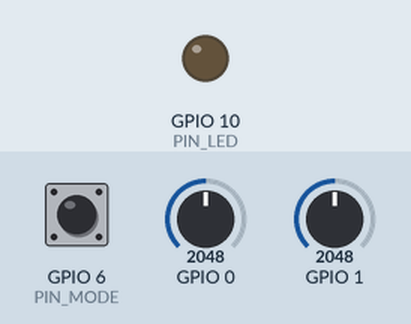
Simulated run of this sketch. Board: ESP32-S3. On the bench: output pins drawn as LEDs (lit = HIGH). The inputs (shaded band) are chosen by the test bench; at power-on: GPIO 6 (PIN_MODE) HIGH, GPIO 0 = 2048, GPIO 1 = 2048.

Above: at 1.2 s.
1.3 s: GPIO 6 (PIN_MODE) pulled LOW for 0.15 s
At 2.1 s:
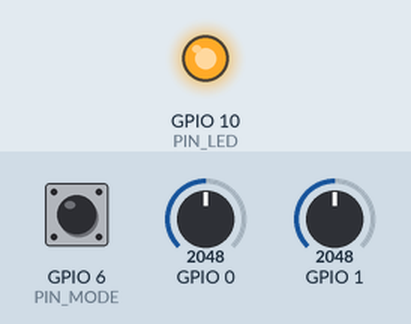
2.9 s: GPIO 6 (PIN_MODE) pulled LOW for 1 s
At 3.4 s:
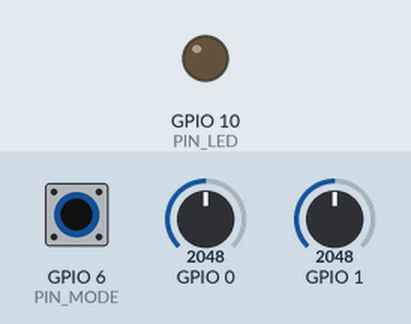
5.4 s: GPIO 6 (PIN_MODE) pulled LOW for 3.2 s
At 6.5 s:
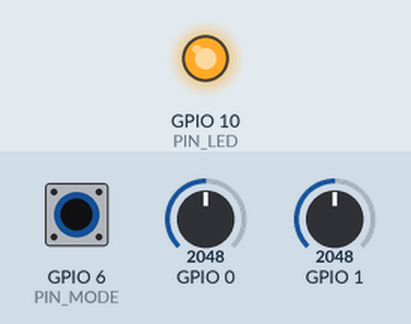
Timing chart, 0 to 8.4 s (numbered marks = the images above; inputs shaded):
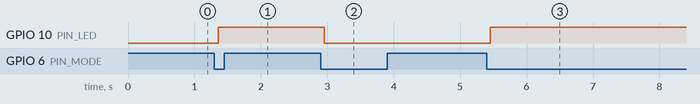

The sketch:

esp_transmit-4.ino
```cpp
#include <esp_now.h>
#include "WiFi.h"
//#include <ServoInput.h>

/* Notes
2022-10-15 | Add Map Value & Add Serial Output
2022-10-30 | Add Another Slave for PC Serial Input

*/

// Variables for test data
int int_value;
float float_value;
String result = "";
bool mode = false;

int throttle_read = 0;
int steering_read = 0;
int throttle_shift = 800;
int steering_shift = 0;
int throttle_temp = 0;
int steering_temp = 0;
int throttle_min = 877;
int throttle_max = 3850;
int steering_min = 6;
int steering_max = 4095;
int throttle = 0;
int steering = 0;
//bool recvData.b = true;

const int PIN_MODE = 6;
const int PIN_LED = 10;

// uint8_t broadcastAddress[] = {0x7c, 0xdf, 0xa1, 0xc2, 0x1a, 0x14};
// uint8_t broadcastAddress[] = {0x84, 0xf7, 0x03, 0xa8, 0x53, 0x8c};
// uint8_t broadcastAddress[] = { 0x84, 0xF7, 0x03, 0xA9, 0x74, 0xB8, 0x60,0x55,0xF9,0xCC,0xEC,0xF4}; //60:55:F9:CC:EC:F4
uint8_t broadcastAddress[] = { 0xDC, 0x54, 0x75, 0x62, 0x38, 0x9C };  //DC:54:75:62:38:9C
// uint8_t broadcastAddress_2[] = { 0x84,0xF7, 0x03, 0xA9, 0x46, 0x40 };
// uint8_t broadcastAddress_3[] = { 0x58,0xcf, 0x79, 0x04, 0x6f, 0x5c }; //58:cf:79:04:6f:5c

struct struct_message {
  int throttle;  // 油门控制
  int steering;  // 方向控制
  bool mode;     // 驾驶模式（手动／自动）
};

struct_message myData;

esp_now_peer_info_t peerInfo;

void OnDataSent(const uint8_t *mac_addr, esp_now_send_status_t status) {

  // Serial.print("\r\nLast Packet Send Status:\t");
  //Serial.println(status == ESP_NOW_SEND_SUCCESS ? "Delivery Success" : "Delivery Fail");
}

/*
float floatMap(float x, float in_min, float in_max, float out_min, float
		out_max) {
	return (x - in_min) * (out_max - out_min) / (in_max - in_min) + out_min;
}
*/

void setup() {
  Serial.begin(115200);
  pinMode(PIN_MODE, INPUT_PULLUP);
  pinMode(PIN_LED, OUTPUT);
  WiFi.mode(WIFI_STA);

  if (esp_now_init() != ESP_OK) {
    Serial.println("Error initializing ESP-NOW");
  }

  esp_now_register_send_cb(OnDataSent);

  memcpy(peerInfo.peer_addr, broadcastAddress, 6);
  peerInfo.channel = 0;
  peerInfo.encrypt = false;

  if (esp_now_add_peer(&peerInfo) != ESP_OK) {
    Serial.println("Failed to add peer");
    return;
  }

  // memcpy(peerInfo.peer_addr, broadcastAddress_2, 6);
  // peerInfo.channel = 0;
  // peerInfo.encrypt = false;

  // if (esp_now_add_peer(&peerInfo) != ESP_OK) {
  //   Serial.println("Failed to add peer");
  //   return;
  // }

  // memcpy(peerInfo.peer_addr, broadcastAddress_3, 6);
  // peerInfo.channel = 0;
  // peerInfo.encrypt = false;

  // if (esp_now_add_peer(&peerInfo) != ESP_OK) {
  //   Serial.println("Failed to add peer");
  //   return;
  // }
}

void loop() {
  /* // from August
  ratio1 = (4095 - 1400) / (3950 - 1900) ;
  ratio2 = (0 - 1400) / (977 - 1900) ;
  ratio = max(ratio1, ratio2)
  shift = 1900 - 1400 * ratio
  */
  throttle_read = 4096 - analogRead(0) + throttle_shift;
  steering_read = analogRead(1) + steering_shift;

  throttle_read = max(throttle_read, throttle_min);  // Min 877
  throttle_temp = min(throttle_read, throttle_max);  // Max 3850
  steering_read = max(steering_read, steering_min);  // Min 6
  steering_temp = min(steering_read, steering_max);  // Max 4095

  throttle = map(throttle_temp, throttle_min, throttle_max, -100, 100);  // Forward: 100, Backward: 0
  steering = map(steering_temp, steering_min, steering_max, -100, 100);  // Left: 100, Right: 0
                                                                         // float voltage = floatMap(analogValue, 0, 4095, 0, 3.3);
                                                                         // bool_value = !bool_value;
  // strcpy(myData.a, "welcome to the earth");

  if(button(PIN_MODE)) mode = !mode;
  digitalWrite(PIN_LED, mode ? HIGH : LOW);

  myData.throttle = throttle_temp;
  myData.steering = steering_temp;
  myData.mode = mode;

  esp_err_t result = esp_now_send(broadcastAddress, (uint8_t *)&myData, sizeof(myData));
  // esp_err_t result_2 = esp_now_send(broadcastAddress_2, (uint8_t *)&myData, sizeof(myData));
  // esp_err_t result_3 = esp_now_send(broadcastAddress_3, (uint8_t *)&myData, sizeof(myData));
  if (result == ESP_OK) {

    // Serial.printf("T%dS%d\n", throttle, steering);

    //Serial.print("throttle: ");
    //Serial.println(throttle_read);
    // Serial.println(throttle);
    //Serial.print("steering: ");
    //Serial.println(steering_read);
    // Serial.println(steering);


  } else {
    // Serial.println("Sending error");
  }

  /*
  steering_val_joystick = steering.mapDeadzone(-100, 100, steering_deadzone);
  throttle_val_joystick = throttle.mapDeadzone(-100, 100, throttle_deadzone);

  result = "";
  result += "T";
  result += (throttle_val_joystick);  // Range [-100,100]
  result += "S";
  result += (steering_val_joystick);  // Range [-100,100]
  if (result_temp_TS != result) {
    Serial.println(result);    // Report to Upper Controller
    mySerial.println(result);  // Report to Debugger
    result_temp_TS = result;
  }
  */


  delay(10);
}

bool ReadMode() {
  bool ret = false;

  static bool KeyPressed = false;
  static bool State = false;
  static int TimeCount = 0;
  static int ClickCount = 0;

  auto key = digitalRead(PIN_MODE);

  if (KeyPressed) {
    TimeCount++;
    if (key == LOW) {
      ClickCount++;
    }
  } else {
    if (key == LOW) KeyPressed = true;
  }

  if (TimeCount > 9 && ClickCount > 5) {
    State = true;
    ret = true;
    Serial.println("mode: 1");
  }

  if (State && key == HIGH) {
    KeyPressed = false;
    State = false;
    TimeCount = 0;
    ClickCount = 0;
  }

  return ret;
}

int button(int pin)
{
  static int state = 0;
  static unsigned long last_time = 0;
  unsigned long now = millis();
  //如果按键按下，引脚电平变为低电平，否则为高电平。
  int reading = digitalRead(pin);
  if (reading == LOW) {
    if (state == 0) {
      //如果是刚按下，记录下按下的时间。
      last_time = now;
      state = 1;
    } else if (now - last_time >= 50 && state != 2) {
      //如果按键一直按下，且已经超过50ms，才返回1，否则返回0。
      state = 2;
      // Serial.println("mode: 1");
      return 1;
    }
  } else {
    //如果按键松开，状态复位。
    state = 0;
  }
  return 0;
}
```

Measured:
- after the input at 1.3 s, GPIO 10 (PIN_LED): LOW → HIGH after 0.06 s
- after the input at 2.9 s, GPIO 10 (PIN_LED): HIGH → LOW after 0.06 s
- after the input at 5.4 s, GPIO 10 (PIN_LED): LOW → HIGH after 0.06 s
